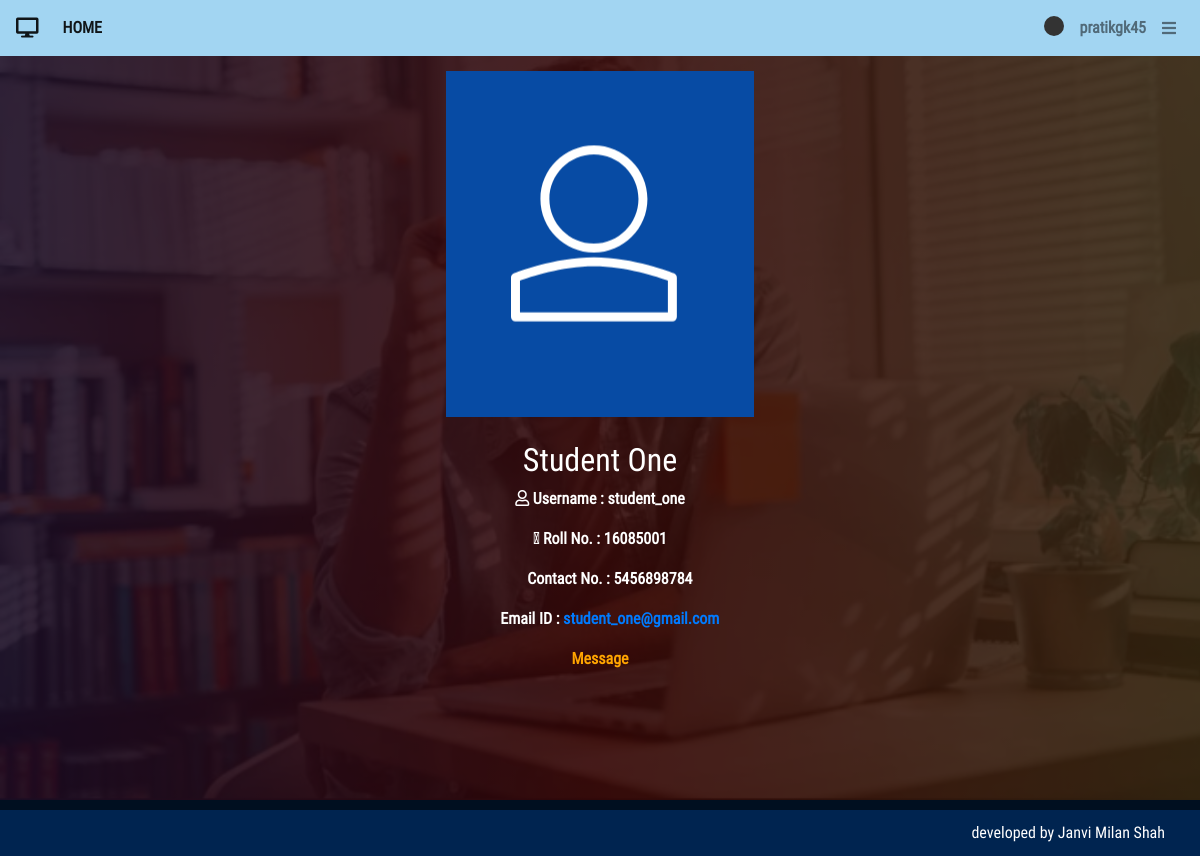
The page /classroom/student/23/ (signed in) on the database its author committed.
### classroom/models.py (models this page shows, shortened)
class User(AbstractUser):
    is_student = models.BooleanField(default=False)
    is_teacher = models.BooleanField(default=False)

class Student(models.Model):
    user = models.OneToOneField(User,on_delete=models.CASCADE,primary_key=True,related_name='Student')
    name = models.CharField(max_length=250)
    roll_no = models.CharField(max_length=50)
    email = models.EmailField(max_length=254)
    phone = models.IntegerField()
    student_profile_pic = models.ImageField(upload_to="classroom/student_profile_pic",blank=True)
    class Meta:
        ordering = ['roll_no']

### classroom/views.py (the view)
# urls.py: path('student/<int:pk>/',views.StudentDetailView.as_view(),name="student_detail"),
class StudentDetailView(LoginRequiredMixin, DetailView):
    context_object_name = "student"
    model = models.Student
    template_name = 'classroom/student_detail_page.html'

### template/classroom/student_detail_page.html
{% extends 'classroom/base.html' %}
{% load static %}
{% block content %}
	<div class="use-content">
		<div class="contain">
			<div class="profile">
			    {% if student.student_profile_pic %}
			    	<img src="{{ student.student_profile_pic.url }}">
			    {% else %}
			    	<img src="{% static 'images/login-avatar.PNG' %}" alt="">
			    {% endif %}
			    <div class="profile-details">
			    	<br>
					<h2>{{ student.name }}</h2>
					<p><i class="far fa-user"></i> Username : {{ student.user.username }}</p>
					<p><i class="fal fa-user-tag"></i> Roll No. : {{ student.roll_no }}</p>
					<p><i class="far fa-phone"></i> Contact No. : {{ student.phone }}</p>
					<p><i class="far fa-envelope-open-text"></i> Email ID : <a href = "mailto:{{ student.email }}" style="text-decoration: none;">{{ student.email }}</a></p>
					{% if request.user.is_student %}
						{% if user.pk == request.user.pk %}
							<a href="{% url 'classroom:student_update' pk=user.pk %}" style="text-decoration: none;color: orange;"> <p class="edit-button">Edit Profile</p> </a>
						{% endif %}
					{% else %}
						<a href="{% url 'classroom:messages_list' pk=student.pk %}"  style="text-decoration: none;color: orange;"><p>Message</p> </a>
					{% endif %}
			    </div>
			</div>
		</div>
    </div>
{% endblock %}

### template/classroom/navbar.html (shortened to what this page needs)
<nav class="navbar navbar-expand navbar-light">
    <a class="navbar-brand" href=""><i class="fas fa-desktop"></i></a>
    <div class="collapse navbar-collapse" id="collapsibleNavId">
        <ul class="navbar-nav mr-auto mt-2 mt-lg-0">
            <li class="nav-item active">
                <a class="nav-link" href="{% url 'home' %}">HOME</a>
            </li>
        </ul>
        <div class="navbar-nav ml-auto">
        	<li class="nav-item">
                <a class="nav-link" href="{% url 'user_guide' %}"><div class="sk-pulse"></div></a>
            </li>
        	{% if user.is_authenticated %}
        		<li class="nav-item">
        			{% if user.is_teacher %}
	                	<a class="nav-link" href="{% url 'classroom:teacher_detail' pk=user.pk %}">{{ user.username }}</a>
	                {% else %}
	                	<a class="nav-link" href="{% url 'classroom:student_detail' pk=user.pk %}">{{ user.username }}</a>
	                {% endif %}
	            </li>
	            <li class="nav-item">
	                <i class="nav-link fa fa-bars menu" style="cursor: pointer;margin-top: 4px;"></i>
	            </li>
        	{% endif %}
        </div>
    </div>
</nav>

### static/css/style.css (style rules this page uses)
html, body { height: 100%; padding: 0; margin: 0; color: white; }
html { background-color: #00316b; background-size: cover; }
body { font-family: custom_font !important; overflow: hidden; background: linear-gradient(90deg, rgba(131,58,180,.6) 0%, rgba(253,29,29,.6) 50%, rgba(252,176,69,.6) 100%), url('../images/homeimg.PNG'); background-size: cover; }
h1,h2,h3,h4,h5,h6 { font-weight: bold; }
img { max-height: 350px; }
.navbar { background-color: #a2d5f2; z-index: 40; }
.nav-link { font-weight: bold; }
.use-content { height: 100%; color: white; margin-top: -10px; }
.use-content .contain { background-color: rgba(0, 0, 0, 0.7); width: 100%; height: 100%; }
.profile { user-select: none; width: 100%; height: 100%; text-align: center; padding: 15px; margin-top: 10px; }
.profile-details p { font-weight: bold; }
.sk-pulse { --sk-size: 20px; }

### rows shown on the page
User: username "pratikgk45"
Student: name "Student One", user.username "student_one", roll_no "16085001", phone "5456898784", email "student_one@gmail.com"
